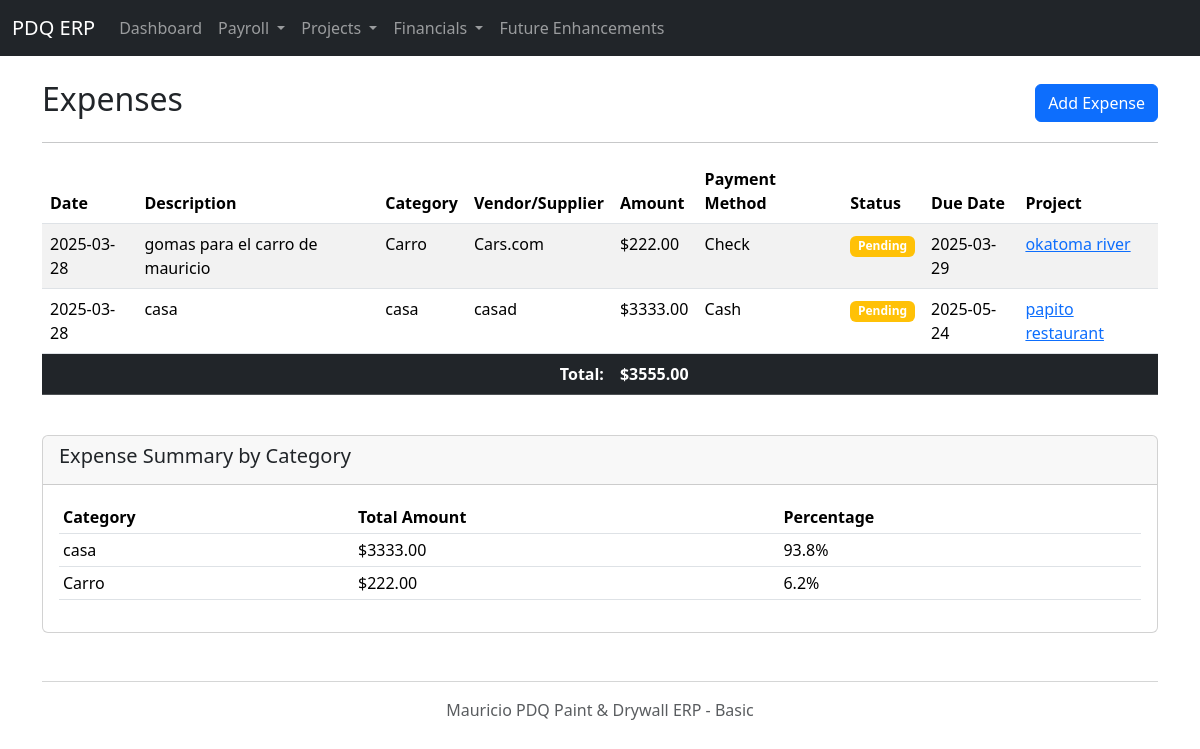
Before: /expenses with the older database file.
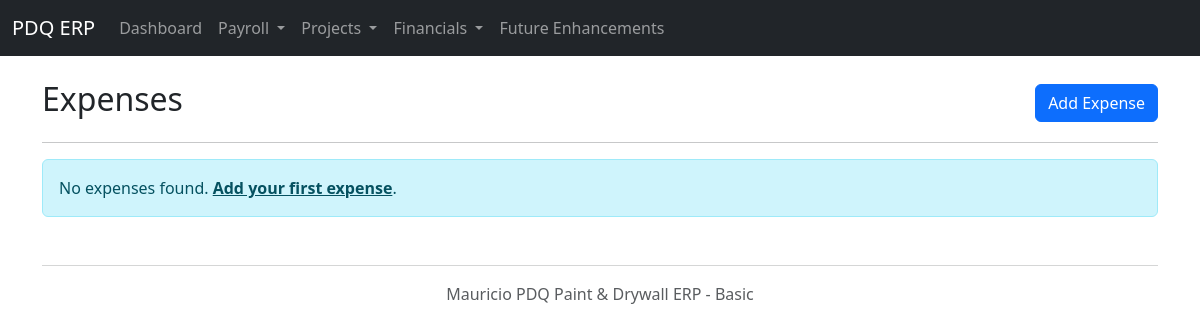
After: the same page with the newer database file.
### models.py (models this page shows, shortened)
class Expense(db.Model):
    id = db.Column(db.Integer, primary_key=True)
    description = db.Column(db.String(200), nullable=False)
    category = db.Column(db.String(50))
    amount = db.Column(db.Float, nullable=False)
    date = db.Column(db.Date, nullable=False)
    supplier_vendor = db.Column(db.String(100))
    project_id = db.Column(db.Integer, db.ForeignKey('project.id', ondelete='CASCADE'), nullable=False)
    payment_method = db.Column(db.Enum(PaymentMethod))
    payment_status = db.Column(db.Enum(PaymentStatus), default=PaymentStatus.PENDING)
    due_date = db.Column(db.Date)
    project = db.relationship('Project', foreign_keys=[project_id], backref=db.backref('expenses', cascade='all, delete-orphan'))
    __table_args__ = (
        db.Index('idx_expense_project', 'project_id'),
        db.Index('idx_expense_status', 'payment_status'),
    )

class Project(db.Model):
    id = db.Column(db.Integer, primary_key=True)
    name = db.Column(db.String(150), nullable=False)
    project_id_str = db.Column(db.String(50), unique=True)
    client_name = db.Column(db.String(100))
    location = db.Column(db.String(200))
    start_date = db.Column(db.Date)
    end_date = db.Column(db.Date)
    contract_value = db.Column(db.Float)
    description = db.Column(db.Text)
    status = db.Column(db.Enum(ProjectStatus), default=ProjectStatus.PENDING, nullable=False)

### app.py (the view)
@app.route('/expenses')
def expenses():
    all_expenses = Expense.query.order_by(Expense.date.desc()).all()
    return render_template('expenses.html', expenses=all_expenses)

### templates/expenses.html (shortened to what this page needs)
{% extends "layout.html" %}
{% block content %}
<div class="d-flex justify-content-between align-items-center mb-3">
    <h2>Expenses</h2>
    <a href="{{ url_for('add_expense') }}" class="btn btn-primary">Add Expense</a>
</div>
<hr>
{% if expenses %}
<div class="table-responsive">
    <table class="table table-striped table-hover">
        <thead>
            <tr>
                <th>Date</th>
                <th>Description</th>
                <th>Category</th>
                <th>Vendor/Supplier</th>
                <th>Amount</th>
                <th>Payment Method</th>
                <th>Status</th>
                <th>Due Date</th>
                <th>Project</th>
            </tr>
        </thead>
        <tbody>
            {% for expense in expenses %}
            <tr>
                <td>{{ expense.date.strftime('%Y-%m-%d') }}</td>
                <td>{{ expense.description }}</td>
                <td>{{ expense.category }}</td>
                <td>{{ expense.supplier_vendor or 'Not specified' }}</td>
                <td>${{ "%.2f"|format(expense.amount) }}</td>
                <td>{{ expense.payment_method.value if expense.payment_method else 'Not specified' }}</td>
                <td>
                    <span class="badge bg-{{ 'success' if expense.payment_status.name == 'PAID' else 'warning' if expense.payment_status.name == 'PENDING' else 'info' if expense.payment_status.name == 'PROCESSED' else 'secondary' }}">
                        {{ expense.payment_status.value }}
                    </span>
                </td>
                <td>{{ expense.due_date.strftime('%Y-%m-%d') if expense.due_date else 'Not specified' }}</td>
                <td>
                    {% if expense.project %}
                    <a href="{{ url_for('project_detail', id=expense.project.id) }}">{{ expense.project.name }}</a>
                    {% else %}
                    <span class="text-muted">Not linked</span>
                    {% endif %}
                </td>
            </tr>
            {% endfor %}
        </tbody>
        <tfoot>
            <tr class="table-dark">
                <td colspan="4" class="text-end fw-bold">Total:</td>
                <td class="fw-bold">${{ "%.2f"|format(expenses|sum(attribute='amount')) }}</td>
                <td colspan="4"></td>
            </tr>
        </tfoot>
    </table>
</div>
<div class="card mt-4">
    <div class="card-header">
        <h5>Expense Summary by Category</h5>
    </div>
    <div class="card-body">
        <div class="table-responsive">
            <table class="table table-sm">
                <thead>
                    <tr>
                        <th>Category</th>
                        <th>Total Amount</th>
                        <th>Percentage</th>
                    </tr>
                </thead>
                <tbody>
                    {% set categories = {} %}
                    {% for expense in expenses %}
                        {% if expense.category in categories %}
                            {% set _ = categories.update({expense.category: categories[expense.category] + expense.amount}) %}
                        {% else %}
                            {% set _ = categories.update({expense.category: expense.amount}) %}
                        {% endif %}
                    {% endfor %}
                    {% set total = expenses|sum(attribute='amount') %}
                    {% for category, amount in categories.items()|sort(reverse=true, attribute='1') %}
                    <tr>
                        <td>{{ category }}</td>
                        <td>${{ "%.2f"|format(amount) }}</td>
                        <td>{{ "%.1f%%"|format(amount / total * 100 if total else 0) }}</td>
                    </tr>
                    {% endfor %}
                </tbody>
            </table>
        </div>
    </div>
</div>
{% else %}
<div class="alert alert-info">
    No expenses found. <a href="{{ url_for('add_expense') }}" class="alert-link">Add your first expense</a>.
</div>
{% endif %}
{% endblock %}

Changed rows visible on the page:
removed Expense: date "2025-03-28", description "gomas para el carro de mauricio", category "Carro", supplier_vendor "Cars.com", amount "222.00", payment_method "Check", payment_status.value "Pending", due_date "2025-03-29", project.name "okatoma river", amount/total*100iftotalelse0 "6.2%"
removed Expense: date "2025-03-28", description "casa", category "casa", supplier_vendor "casad", amount "3333.00", payment_method "Cash", payment_status.value "Pending", due_date "2025-05-24", project.name "papito restaurant", amount/total*100iftotalelse0 "93.8%"
Other visible differences:
{{ "%.2f"|format(expenses|sum(attribute='amount')) }}: "3555.00" → (not shown)
text no longer shown: "Date Description Category Vendor/Supplier Amount Payment Method Status Due Date Project Total: $ Expense Summary by Category Category Total Amount Percentage"
text now shown: "No expenses found. Add your first expense ."
